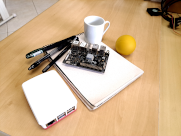
#> input picture code/analysis/image_processing/images/scaled_img1.png, 181 x 136 px
$ python image_to_array.py images/scaled_img1.png images/scaled_img2.png images/scaled_img2.png
#> lines starting #> are read from the running program, lines starting #| are printed output that depends on the picture
from struct import pack
from PIL import Image
from sys import argv


def convert_image_to_c_array(image_path: str, array_name: str, add_size: bool = False) -> str:
#> called with image_path = 'images/scaled_img1.png', array_name = 'img1', add_size = True
    img = Image.open(image_path).convert('L')
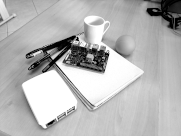
#> img: PIL image 181x136 L; min 0, max 255, mean 182.1
    width, height = img.size
#> width = 181; height = 136

    content = ''

    if add_size:
        content += f'const unsigned int IMG_WIDTH = {width};\n'
        content += f'const unsigned int IMG_HEIGHT = {height};\n\n'

    pixels = list(img.getdata())
#> pixels = 24616 items

    signed_chars = []

    dimensions = pack('<ii', width, height)

    pixel_data = pack(f'<{len(pixels)}i', *pixels)

    for b in dimensions + pixel_data:
        signed_chars.append(b - 256 if b > 127 else b)
#> this loop made 98472 passes
#> b on passes 1 to 3: 181, 0, 0
#> after the loop, signed_chars = 98472 items

    content += f'const signed char {array_name}[] = {{ {signed_chars[0]},\n'
    sliced_signed_chars = signed_chars[1:]
#> sliced_signed_chars = 98471 items
    sliced_signed_chars_len = len(sliced_signed_chars)
#> sliced_signed_chars_len = 98471

    for i, signed_char in enumerate(sliced_signed_chars):
        print(f'Creating array: {i / sliced_signed_chars_len:.2%}')
        content += 29 * ' ' + f'{signed_char}'

        if i < sliced_signed_chars_len - 1:
            content += ',\n'
        else:
            content += ' };\n'
#> this loop made 98471 passes
#| Creating array: 0.00%
#| Creating array: 0.00%
#| Creating array: 0.00%
#| Creating array: 0.00%
#| Creating array: 0.00%
#| Creating array: 0.01%
#| Creating array: 0.01%
#| Creating array: 0.01%
#> (further printed lines are left out)

    return content


if __name__ == '__main__':
    content = '#pragma once\n\n'

    content += convert_image_to_c_array(argv[1], 'img1', True)
    content += convert_image_to_c_array(argv[2], 'img2')
#> call 2 of convert_image_to_c_array, with image_path = 'images/scaled_img2.png', array_name = 'img2', add_size = False
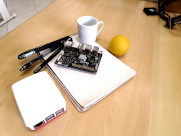
#> input picture code/analysis/image_processing/images/scaled_img2.png, 181 x 136 px
#> in convert_image_to_c_array (call 2), `img = Image.open(image_path).convert('L')`:
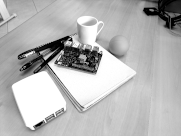
#> img: PIL image 181x136 L; min 0, max 255, mean 181.8
#> the loop in convert_image_to_c_array (call 2), `for b in dimensions + pixel_data:` made 98472 passes
#> the loop in convert_image_to_c_array (call 2), `for i, signed_char in enumerate(sliced_signed_chars):` made 98471 passes
#| Creating array: 0.00%
#| Creating array: 0.00%
#| Creating array: 0.00%
#| Creating array: 0.00%
#| Creating array: 0.00%
#| Creating array: 0.01%
#| Creating array: 0.01%
#| Creating array: 0.01%
#> (further printed lines are left out)

    with open(argv[3], 'w') as file:
        file.write(content)
